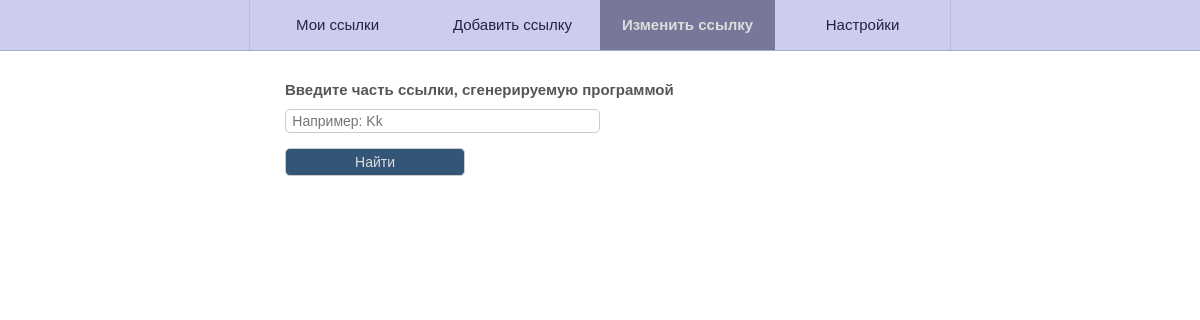
Before: /change_link?link=Ic (signed in) with the older database file.
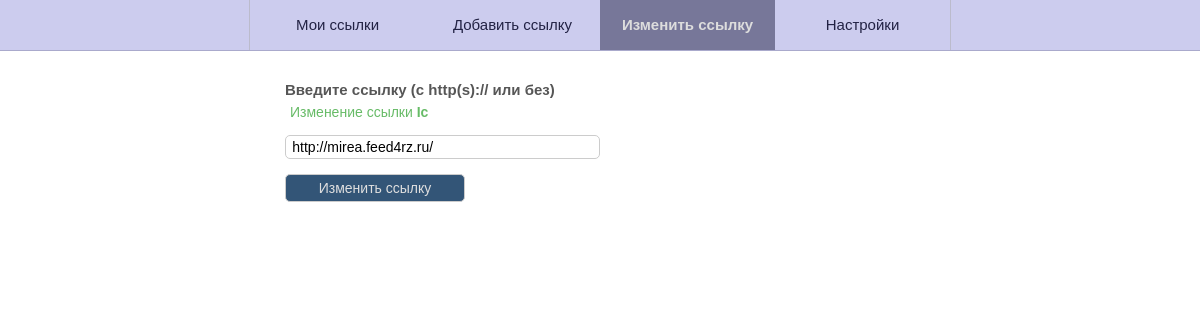
After: the same page with the newer database file.
### tables this page shows
CREATE TABLE `links` (
  `id` int(255) NOT NULL,
  `flag` tinyint(1) NOT NULL DEFAULT '1' COMMENT 'using',
  `id_user` int(255) NOT NULL,
  `url` text NOT NULL,
  `content` text NOT NULL,
  `type` int(10) NOT NULL COMMENT '1 - call forwarding',
  `date_add` timestamp NOT NULL DEFAULT CURRENT_TIMESTAMP ON UPDATE CURRENT_TIMESTAMP
);

### class/sql.php (called while the page is built, shortened)
<?php
class Sql{
	public $link_db;
	function __construct($db_login, $db_pass, $db_name, $db_host){
		$this->link_db = mysqli_connect($db_host, $db_login, $db_pass, $db_name);
		$this->link_db->query("SET NAMES utf8");
		$this->link_db->query("SET CHARSET utf8");
	}
	public function query($a){
		return $this->link_db->query($a);
	}
	public function row($query){
		return $query->fetch_array();
	}
	public function num($query){
		return $query->num_rows;
	}
}
?>

### inc/settings.php (called while the page is built, shortened)
<?php
include($_SERVER["DOCUMENT_ROOT"].'/class/sql.php');
$sql = new Sql('root', 'qwe', 'dynamic_links', 'localhost');
?>

### nav/change_link.php (the view, shortened to what this page needs)
<?php
$link = htmlspecialchars($_REQUEST["link"]);
$q_links = $sql->query(
  "SELECT * FROM links WHERE id_user = ".$row['id']." AND url = '".$link."' "
);
if($sql->num($q_links) == 0){
    echo <<<METKA
<form id = "form_change_link" action = "/change_link" method = "GET">
    <label for = "form_change_link_inp">Введите часть ссылки, сгенерируемую программой</label><br>
    <input name = "link" id = "form_change_link_inp" placeholder = "Например: Kk"><br>
    <a href onclick = "this.setAttribute('href', 'change_link?link='+document.querySelector('#form_change_link_inp').value); nav.go(this, event)"><input type = "submit" id = "form_change_link_but" value = "Найти"></a>
</form>
METKA;
}else{
    $links = $sql->row($q_links);
    echo '
<form id = "form_change_link" action = "/inc/change_link_inc.php" method = "GET">
    <label for = "form_add_link_inp">Введите ссылку (с http(s):// или без)</label><br>
    <p>Изменение ссылки <b>'.$links["url"].'</b></p>
    <input name = "content" id = "form_add_link_inp" placeholder = "Ссылающийся документ" value = "'.$links["content"].'">
    <input name = "link" type = "hidden" value = "'.$links["url"].'"><br>
    <a href = "" onclick = "return nav.change_link(event)"><input type = "submit" id = "form_change_link_but" value = "Изменить ссылку" ></a>
</form>
';
}

Changed rows visible on the page:
added links: url "Ic", content "http://mirea.feed4rz.ru/"
Other visible differences:
form field value: (not shown) → "Изменить ссылку"
form field value: "Найти" → (not shown)
text no longer shown: "Введите часть ссылки, сгенерируемую программой"
text now shown: "Введите ссылку (с http(s):// или без) Изменение ссылки"
